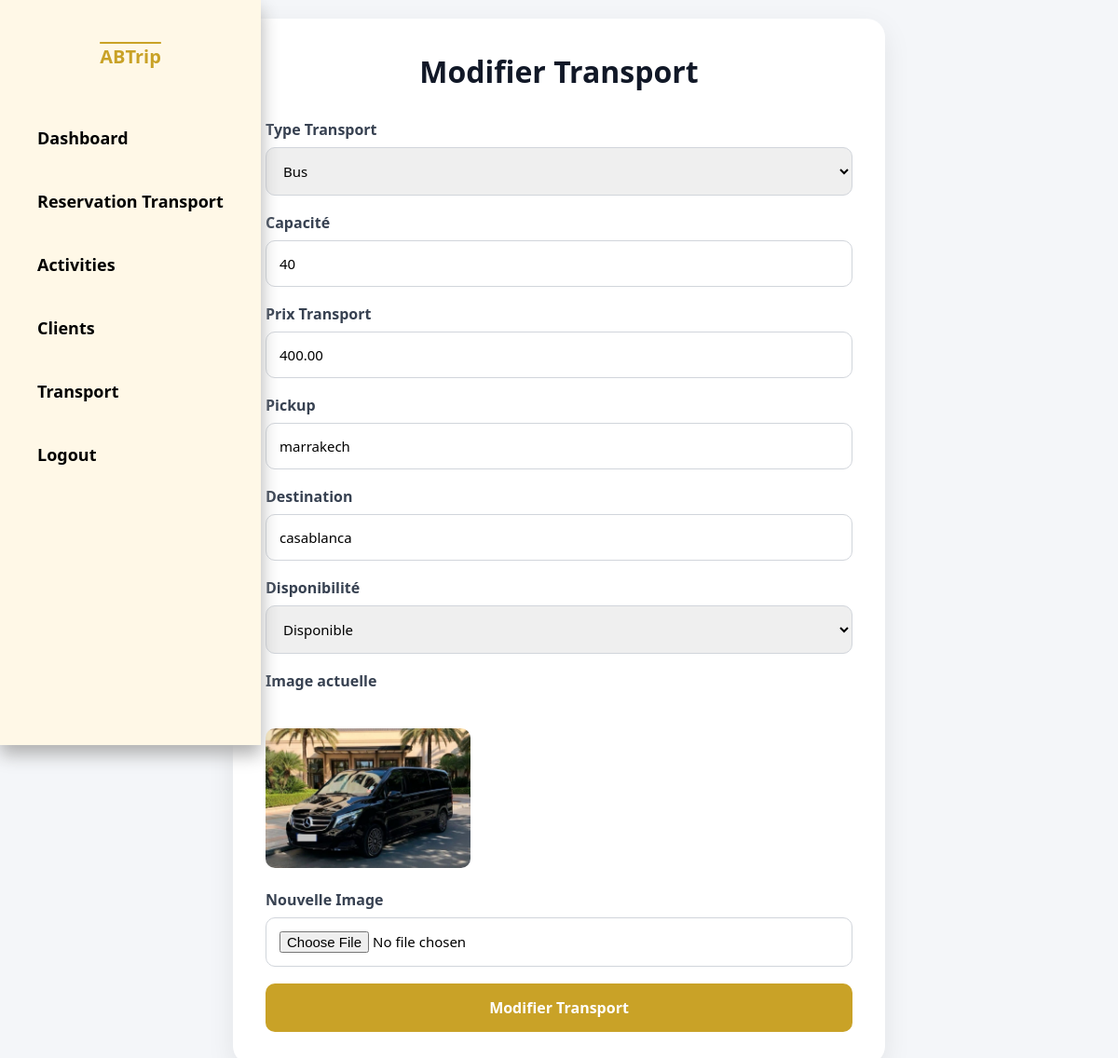
The page /Dashboard/edit_transport.php?id=10 on the database its author committed.
### tables this page shows
CREATE TABLE `transport` (
  `Id_transport` int(11) NOT NULL,
  `type_transport` varchar(100) NOT NULL,
  `capacite` int(11) NOT NULL,
  `prix_transport` decimal(10,2) DEFAULT NULL,
  `disponibilite` tinyint(1) DEFAULT 1,
  `pickup` varchar(50) DEFAULT NULL,
  `Destination` varchar(50) DEFAULT NULL,
  `Image_Voiture` varchar(255) DEFAULT NULL
);

### Dashboard/edit_transport.php (the view, shortened to what this page needs)
<?php
include_once("connexion.php");
if(isset($_GET['id'])){
    $id = $_GET['id'];
    $stmt = $pdo->prepare("SELECT * FROM transport WHERE Id_transport=?");
    $stmt->execute([$id]);
    $transport = $stmt->fetch(PDO::FETCH_ASSOC);
}
?>
<!DOCTYPE html>
<html>
<head>
</head>
<body>
<?php include_once("sidebar.php"); ?>
<form method="POST" enctype="multipart/form-data" class="transport-form">
<h1>Modifier Transport</h1>
<div class="form-group">
<label>Type Transport</label>
<select name="type_transport" class="form-control">
<option value="Bus" <?=($transport['type_transport']=="Bus")?"selected":"";?>>Bus</option>
</select>
</div>
<div class="form-group">
<label>Capacité</label>
<input type="number"
       name="capacite"
       class="form-control"
       value="<?= $transport['capacite']; ?>">
</div>
<div class="form-group">
<label>Prix Transport</label>
<input type="number"
       name="prix_transport"
       class="form-control"
       value="<?= $transport['prix_transport']; ?>">
</div>
<div class="form-group">
<label>Pickup</label>
<input type="text"
       name="pickup"
       class="form-control"
       value="<?= $transport['pickup']; ?>">
</div>
<div class="form-group">
<label>Destination</label>
<input type="text"
       name="Destination"
       class="form-control"
       value="<?= $transport['Destination']; ?>">
</div>
<div class="form-group">
<label>Disponibilité</label>
<select name="disponibilite" class="form-control">
<option value="1" <?=($transport['disponibilite']==1)?"selected":"";?>>Disponible</option>
</select>
</div>
<div class="form-group">
<label>Image actuelle</label><br>
<img src="../Uploads/<?= $transport['Image_Voiture']; ?>"
     class="preview">
</div>
<div class="form-group">
<label>Nouvelle Image</label>
<input type="file"
       name="image"
       class="form-control">
</div>
<button type="submit"
        name="update"
        class="btn">
    Modifier Transport
</button>
</form>
</body>
</html>

### Dashboard/edit_transport.php (style rules this page uses)
* { margin:0; padding:0; box-sizing:border-box; font-family:'Segoe UI',sans-serif; }
body { min-height:100vh; display:flex; justify-content:center; align-items:center; background:#f4f6f9; padding:20px; }
.transport-form { width:100%; max-width:700px; background:#fff; padding:35px; border-radius:20px; box-shadow:0 10px 30px rgba(0,0,0,.08); }
.transport-form h1 { text-align:center; margin-bottom:30px; color:#111827; }
.form-group { margin-bottom:18px; }
.form-group label { display:block; margin-bottom:8px; font-weight:600; color:#374151; }
.form-control { width:100%; padding:14px; border:1px solid #d1d5db; border-radius:10px; font-size:15px; }
.btn { width:100%; padding:15px; border:none; border-radius:10px; background:#C9A227; color:#fff; font-size:16px; font-weight:700; cursor:pointer; }
.preview { width:220px; height:150px; object-fit:cover; border-radius:10px; margin-top:10px; }

### rows shown on the page
transport: type_transport "Bus", capacite "40", prix_transport "400.00", pickup "marrakech", Destination "casablanca", disponibilite "Disponible", Image_Voiture (picture)
